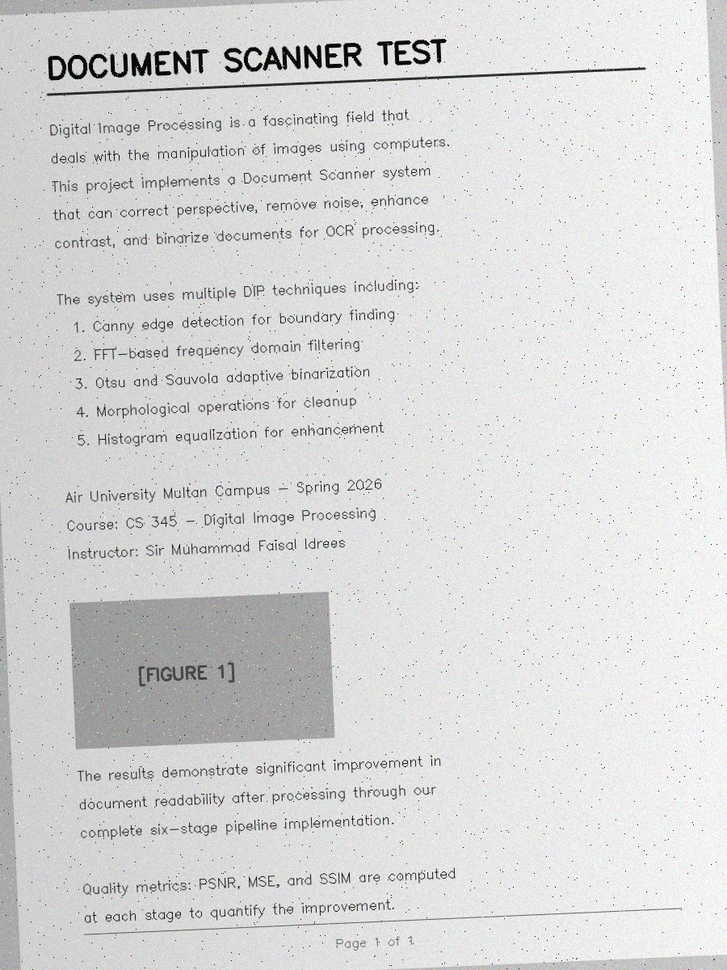
#> input picture Original.png, 727 x 970 px, shrunk from 900 x 1200 before the run; its folder holds only this picture in this run
$ python -i binarization_engine.py   (imports and definitions only)
#> lines starting #> are read from the running program, lines starting #| are printed output that depends on the picture; after the words box and inside, x2 and y2 are one past the last pixel; in counts of white or black regions, pixels touching at a corner belong together
### utils/morph_utils.py
"""
Morphological Operations Utility Functions
--------------------------------------------
Provides erosion, dilation, opening, and closing operations.

DIP Concepts: Morphological image processing (spatial domain)
"""

import cv2
import numpy as np


# [50 lines left out: functions erode, dilate, not called in this run]


def opening(image, kernel_size=3):
    """
    Apply morphological opening (erosion followed by dilation).

    Opening removes small white noise regions while preserving larger structures.
    It is useful for removing salt noise from binary images.

    Parameters
    ----------
    image : np.ndarray
        Input binary image.
    kernel_size : int
        Size of the structuring element.

    Returns
    -------
    opened : np.ndarray
        Opened image.
    """
    kernel = cv2.getStructuringElement(cv2.MORPH_RECT, (kernel_size, kernel_size))
    opened = cv2.morphologyEx(image, cv2.MORPH_OPEN, kernel)
    return opened


def closing(image, kernel_size=3):
    """
    Apply morphological closing (dilation followed by erosion).

    Closing fills small black holes/gaps in white regions while preserving the shape.
    It is useful for closing small gaps in text characters.

    Parameters
    ----------
    image : np.ndarray
        Input binary image.
    kernel_size : int
        Size of the structuring element.

    Returns
    -------
    closed : np.ndarray
        Closed image.
    """
    kernel = cv2.getStructuringElement(cv2.MORPH_RECT, (kernel_size, kernel_size))
    closed = cv2.morphologyEx(image, cv2.MORPH_CLOSE, kernel)
    return closed


# [22 lines left out: function custom_kernel_dilate, not called in this run]

### modules/binarization_engine.py
"""
BinarizationEngine - Adaptive Thresholding
---------------------------------------------
Converts document images to clean binary (black & white).
Implements Otsu's global and Sauvola local adaptive binarization.

DIP Concepts: Histogram analysis, Otsu thresholding, adaptive binarization, morphology
"""

import cv2
import numpy as np
from utils.morph_utils import opening, closing


class BinarizationEngine:
    """
    Adaptive binarization engine for document images.

    Methods:
    - Otsu: Global threshold using histogram-based optimization
    - Sauvola: Local adaptive threshold for uneven lighting
    """

    def __init__(self, method='sauvola', window_size=25, k=0.2, R=128,
                 morph_kernel=3, morph_iterations=1):
        self.method = method
        self.window_size = window_size
        self.k = k
        self.R = R
        self.morph_kernel = morph_kernel
        self.morph_iterations = morph_iterations

    def compute_histogram(self, image):
        """Compute grayscale histogram (used by Otsu internally)."""
        gray = cv2.cvtColor(image, cv2.COLOR_BGR2GRAY) if len(image.shape) == 3 else image
        hist = cv2.calcHist([gray], [0], None, [256], [0, 256]).flatten()
        return hist

    def otsu_threshold(self, image):
        """
        Apply Otsu's binarization.

        Otsu's method finds the optimal threshold that minimizes
        the weighted sum of intra-class variances of foreground and
        background pixels. It uses the image histogram to compute this.

        Returns: (binary_image, optimal_threshold)
        """
        gray = cv2.cvtColor(image, cv2.COLOR_BGR2GRAY) if len(image.shape) == 3 else image.copy()

        # Apply Gaussian blur to reduce noise before thresholding
        blurred = cv2.GaussianBlur(gray, (5, 5), 0)

        # Otsu's thresholding
        threshold_val, binary = cv2.threshold(
            blurred, 0, 255, cv2.THRESH_BINARY + cv2.THRESH_OTSU
        )

        print(f"  [+] Otsu threshold: {threshold_val:.0f}")
        return binary, threshold_val

    def sauvola_threshold(self, image, window_size=None, k=None):
        """
        Apply Sauvola's local adaptive binarization.

        For each pixel, the threshold is computed from local statistics:
          T(x,y) = mean(x,y) * (1 + k * (std(x,y) / R - 1))

        where:
          mean = local mean intensity in window
          std  = local standard deviation
          k    = sensitivity parameter (typically 0.2)
          R    = dynamic range of standard deviation (128 for 8-bit)

        This handles uneven lighting much better than global methods.
        """
        w = window_size or self.window_size
        k_val = k or self.k

        gray = cv2.cvtColor(image, cv2.COLOR_BGR2GRAY) if len(image.shape) == 3 else image.copy()
        gray = gray.astype(np.float64)

        # Compute local mean using box filter
        mean = cv2.blur(gray, (w, w))

        # Compute local standard deviation
        mean_sq = cv2.blur(gray ** 2, (w, w))
        std = np.sqrt(np.maximum(mean_sq - mean ** 2, 0))

        # Sauvola threshold formula
        threshold = mean * (1.0 + k_val * (std / self.R - 1.0))

        # Apply threshold
        binary = np.zeros_like(gray, dtype=np.uint8)
        binary[gray >= threshold] = 255

        print(f"  [+] Sauvola binarization (window={w}, k={k_val})")
        return binary.astype(np.uint8)

    def morphological_cleanup(self, binary_image):
        """
        Clean binary image using morphological opening and closing.

        - Opening (erosion->dilation): removes small noise dots
        - Closing (dilation->erosion): fills small gaps in text
        """
        print(f"  -> Morphological cleanup (kernel={self.morph_kernel})...")

        # Opening to remove small noise
        cleaned = opening(binary_image, kernel_size=self.morph_kernel)
        # Closing to fill small gaps
        cleaned = closing(cleaned, kernel_size=self.morph_kernel)

        print(f"  [+] Morphological cleanup complete")
        return cleaned

    def process(self, image, method=None):
        """
        Full binarization pipeline.

        Steps:
        1. Apply chosen binarization method (Otsu or Sauvola)
        2. Morphological cleanup (opening + closing)
        """
        binarization_method = method or self.method

        print("\n" + "=" * 50)
        print("  STAGE 3: Adaptive Binarization")
        print("=" * 50)

        # Display histogram info
        hist = self.compute_histogram(image)
        mean_intensity = np.average(range(256), weights=hist)
        print(f"\n  -> Image mean intensity: {mean_intensity:.1f}")
        print(f"  -> Using {binarization_method.upper()} method...")

        if binarization_method == 'otsu':
            binary, threshold = self.otsu_threshold(image)
        elif binarization_method == 'sauvola':
            binary = self.sauvola_threshold(image)
            threshold = None
        else:
            raise ValueError(f"Unknown method: {binarization_method}")

        # Morphological cleanup
        cleaned = self.morphological_cleanup(binary)

        debug_info = {
            'histogram': hist,
            'raw_binary': binary,
            'method': binarization_method,
            'threshold': threshold,
        }

        return cleaned, debug_info

>>> import cv2
>>> picture = cv2.imread('../Original.png')
#> picture is the input picture: shape (970, 727, 3); mean B, G, R 215.8, 215.9, 215.8
>>> result = BinarizationEngine().process(picture)
#> in compute_histogram, `hist = cv2.calcHist([gray], [0], None, [256], [0, 256]).flatten()`: hist = 256 values, max 18544 at index 231, min 37 at index 41, mean 2754.6
#> in process, `mean_intensity = np.average(range(256), weights=hist)`: mean_intensity = 215.9
#|   -> Image mean intensity: 215.9
#> in sauvola_threshold, `mean = cv2.blur(gray, (w, w))`:
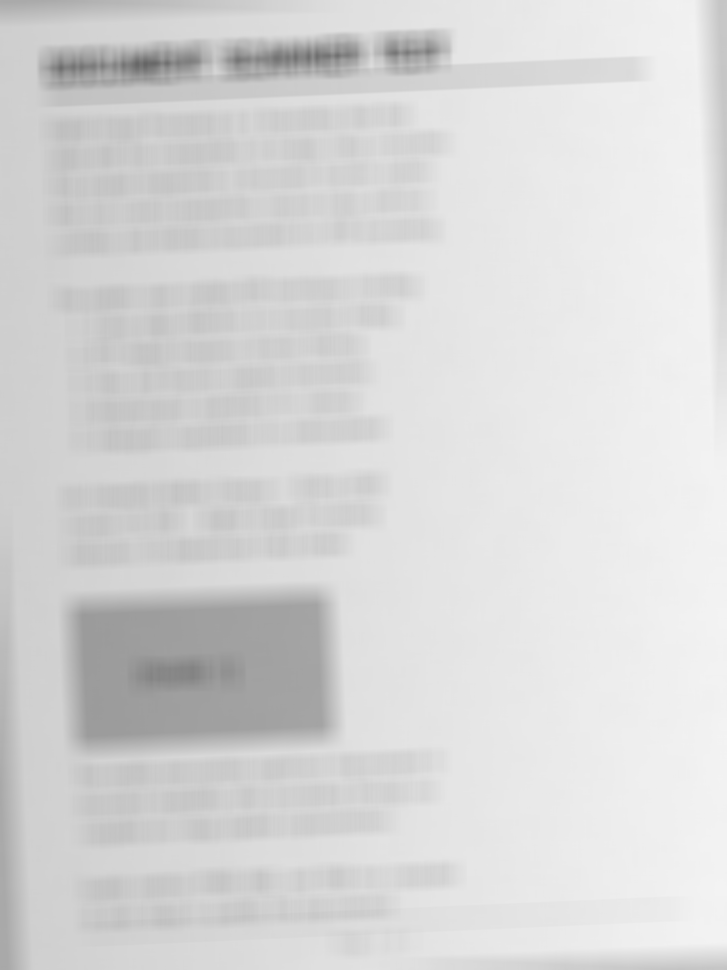
#> mean: shape (970, 727) float64; min 101.9, max 243.4, mean 215.9
#> in sauvola_threshold, `mean_sq = cv2.blur(gray ** 2, (w, w))`:
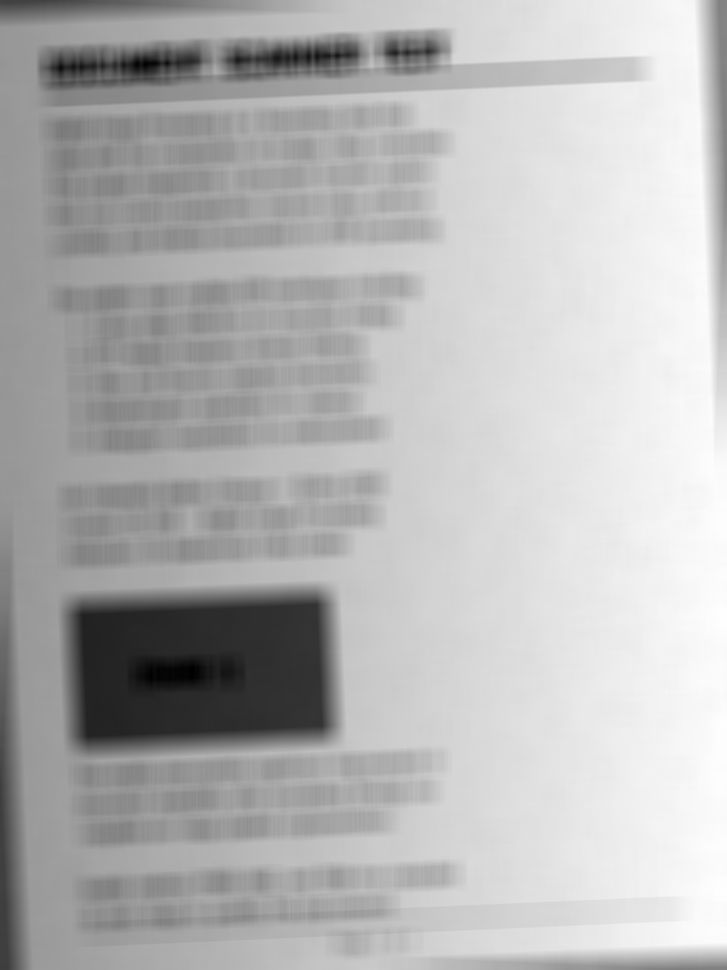
#> mean_sq: shape (970, 727) float64; min 18782.8, max 59286.8, mean 47652.8; drawn with min black and max white
#> in sauvola_threshold, `std = np.sqrt(np.maximum(mean_sq - mean ** 2, 0))`:
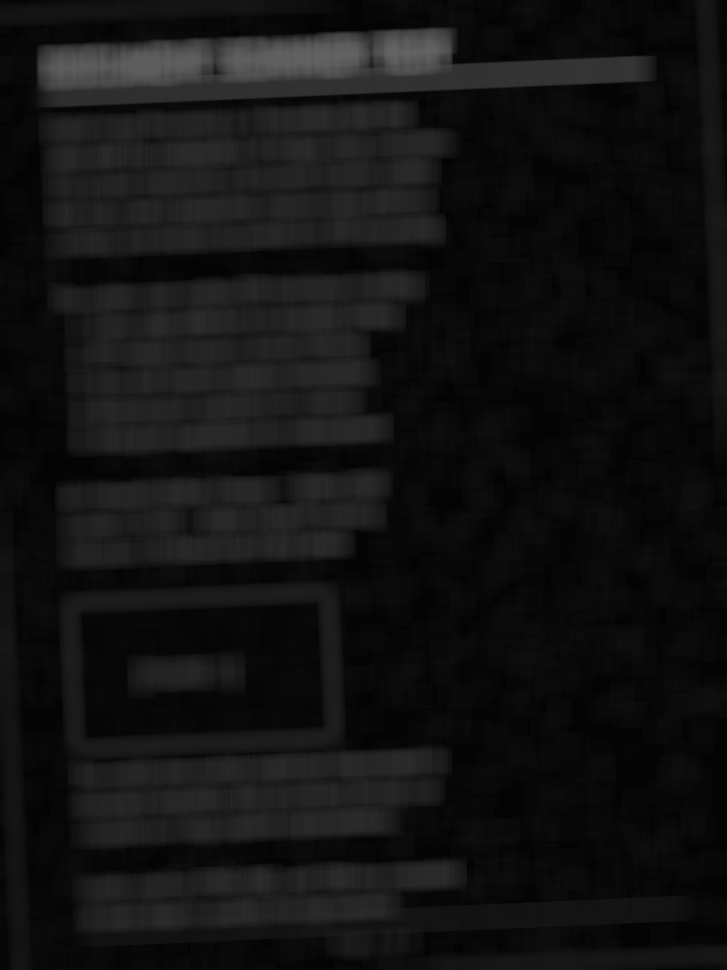
#> std: shape (970, 727) float64; min 3.99, max 100.9, mean 19.1
#> in sauvola_threshold, `threshold = mean * (1.0 + k_val * (std / self.R - 1.0))`:
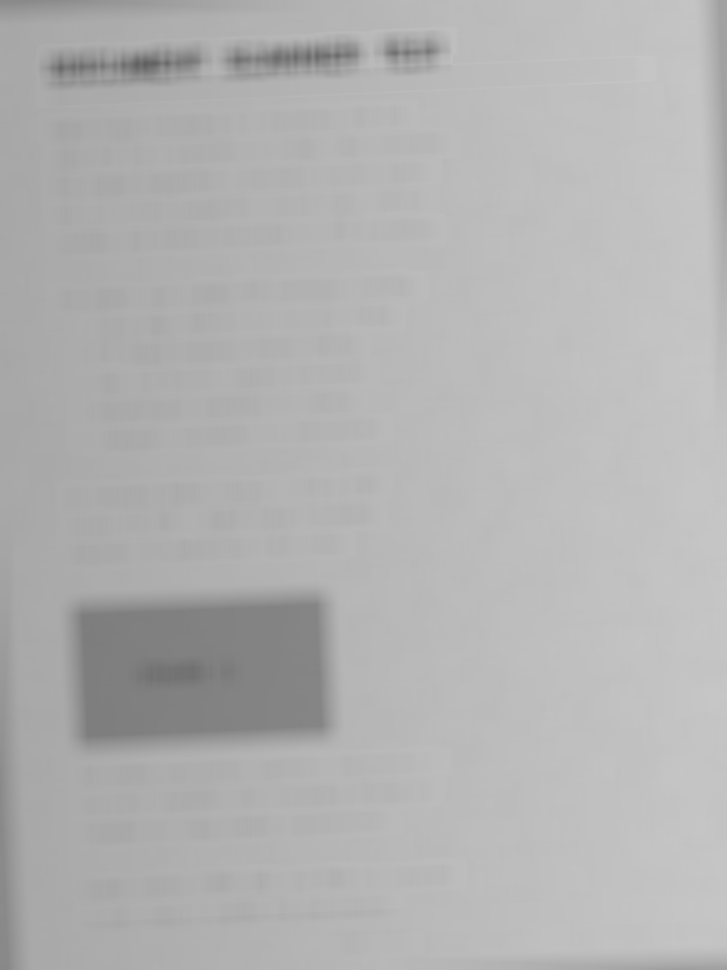
#> threshold: shape (970, 727) float64; min 96.35, max 198.7, mean 178.9
#> in process, `binary = self.sauvola_threshold(image)`:
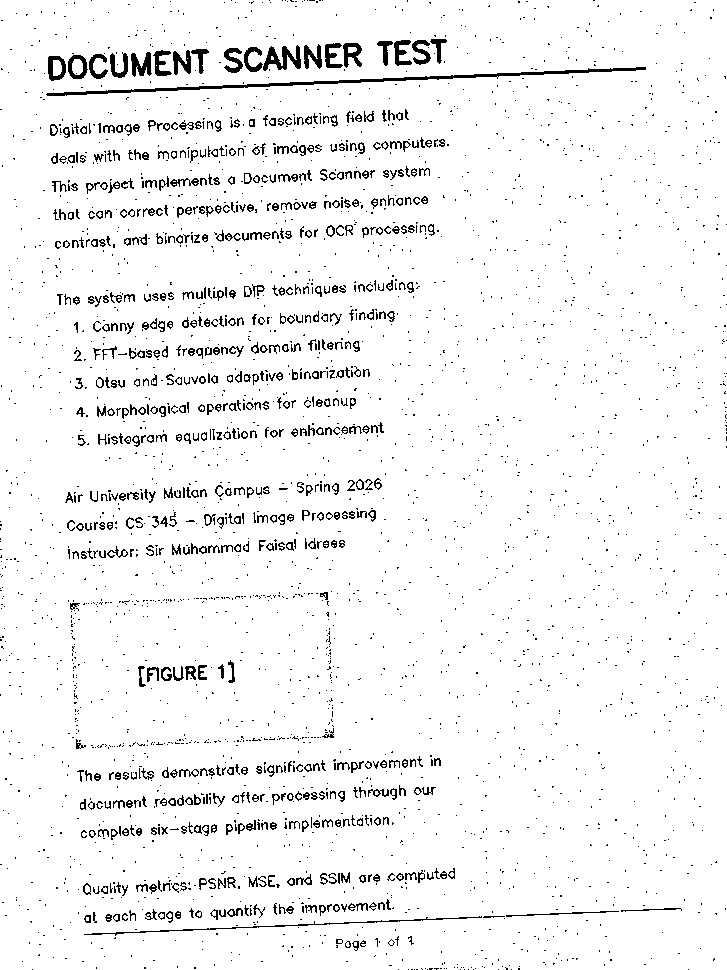
#> binary: shape (970, 727); 95.2% white; black in thin lines or dots
#> in opening, `opened = cv2.morphologyEx(image, cv2.MORPH_OPEN, kernel)`: opened: shape (970, 727); 93.9% white; 2154 black regions (1974 under 20 px), largest, box (x1, y1, x2, y2) and area: (46, 67, 646, 96) 1858, (131, 49, 209, 77) 1010, (224, 45, 301, 73) 990
#> in closing, `closed = cv2.morphologyEx(image, cv2.MORPH_CLOSE, kernel)`:
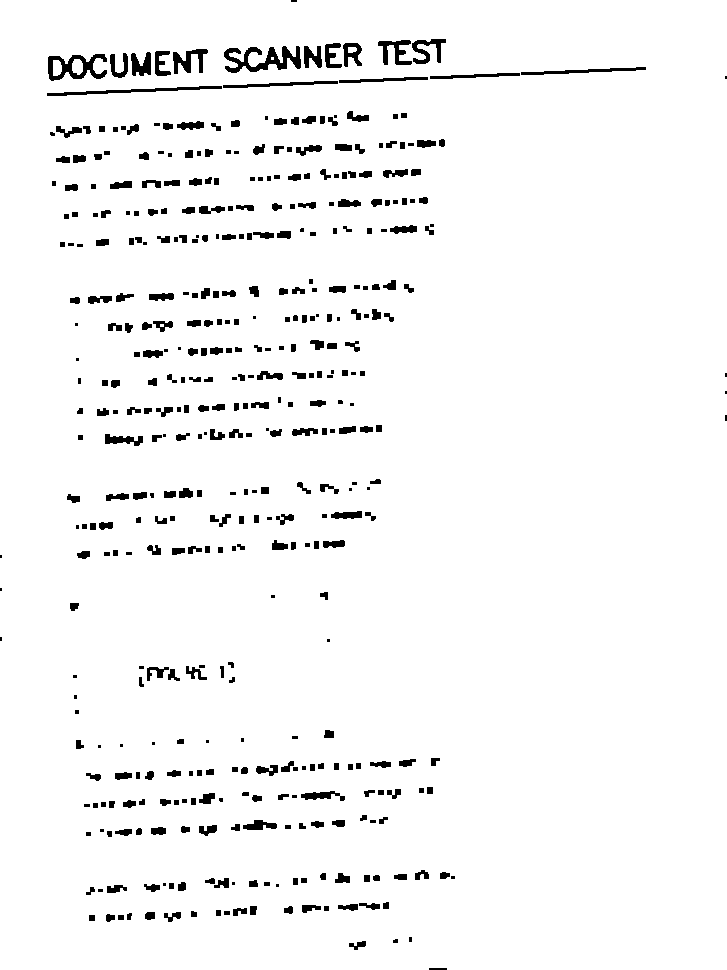
#> closed: shape (970, 727); 96.2% white; 437 black regions (81 under 20 px), largest, box (x1, y1, x2, y2) and area: (224, 46, 301, 73) 975, (48, 54, 107, 81) 746, (47, 86, 222, 96) 534
